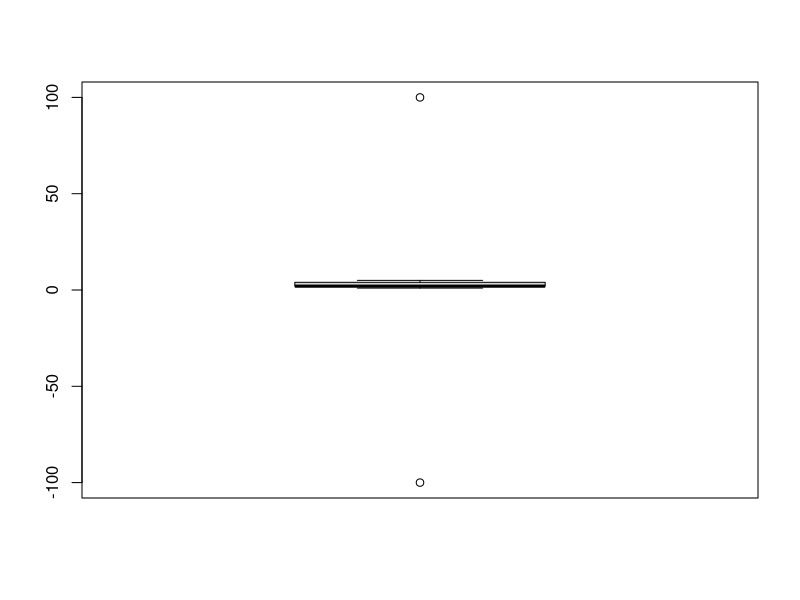

Recreate this plot in R.
#U=c(floor(rnorm(30)%%40+1))
#U=sample(1:40,size = 30)
U=c(1,2,2,3,2,1,3,2,4,2,5,4,100,-100)
print(U)
boxplot(U)
outlier <- boxplot.stats(U)
print(outlier)
print(summary(U))
print(fivenum(U))
V=runif(40,min=1,max=30)
print(V)
floor(V)